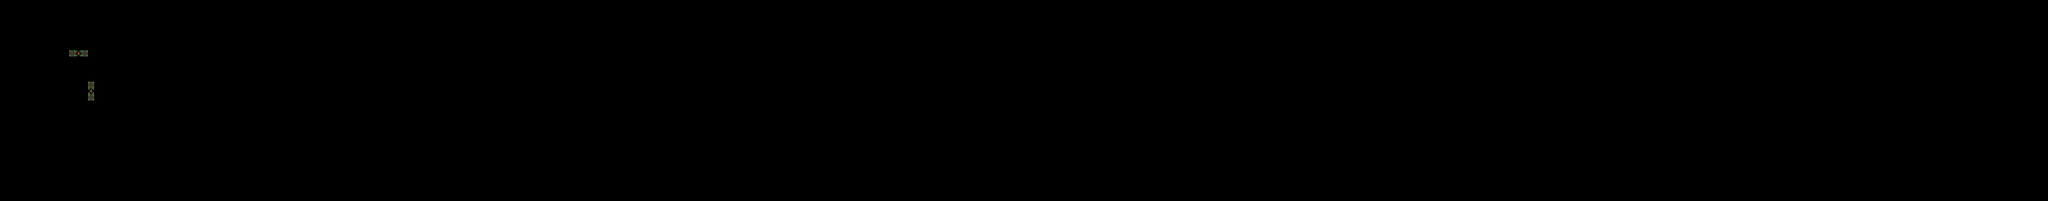

This game map was drawn from its Tiled (.tmx) file and the tilesets committed beside it. A one-line description and the trimmed map source follow:
An orthogonal 326x32 tile map with 16x16 px tiles, 4 tile layers (input_dirt, output_dirt, regions_input, regions_output), 2 tilesets.

<map version="1.5" tiledversion="1.7.2" orientation="orthogonal" renderorder="right-down" width="326" height="32" tilewidth="16" tileheight="16" infinite="0" nextlayerid="10" nextobjectid="1">
 <tileset firstgid="1" name="Village5" tilewidth="16" tileheight="16" tilecount="704" columns="32">
  <image source="../../../assets/Tile/Village5.png" width="512" height="352" />
  <wangsets>
   <wangset name="Dirt2" type="mixed" tile="-1">
    <wangcolor name="" color="#ff0000" tile="-1" probability="1" />
    <wangtile tileid="200" wangid="0,0,1,1,1,0,0,0" />
    <wangtile tileid="202" wangid="0,0,1,1,1,1,1,0" />
    <wangtile tileid="203" wangid="0,0,0,0,1,1,1,0" />
    <wangtile tileid="232" wangid="1,1,0,0,0,0,0,0" />
    <wangtile tileid="234" wangid="1,1,0,0,0,0,0,1" />
    <wangtile tileid="235" wangid="1,0,0,0,0,0,0,1" />
    <wangtile tileid="264" wangid="1,1,1,1,1,0,0,0" />
    <wangtile tileid="266" wangid="1,1,1,1,1,1,1,1" />
    <wangtile tileid="267" wangid="1,0,0,0,1,1,1,1" />
    <wangtile tileid="296" wangid="1,1,1,0,0,0,0,0" />
    <wangtile tileid="298" wangid="1,1,1,0,0,0,1,1" />
    <wangtile tileid="299" wangid="1,0,0,0,0,0,1,1" />
   </wangset>
   <wangset name="Dirt3" type="mixed" tile="-1">
    <wangcolor name="" color="#ff0000" tile="-1" probability="1" />
    <wangcolor name="" color="#00ff00" tile="-1" probability="1" />
    <wangcolor name="" color="#0000ff" tile="-1" probability="1" />
    <wangtile tileid="200" wangid="0,0,3,3,3,0,0,0" />
    <wangtile tileid="201" wangid="0,0,3,3,3,3,3,0" />
    <wangtile tileid="203" wangid="0,0,0,0,3,3,3,0" />
    <wangtile tileid="232" wangid="3,3,1,1,1,0,0,0" />
    <wangtile tileid="233" wangid="3,3,1,1,1,1,1,3" />
    <wangtile tileid="235" wangid="3,0,0,0,1,1,1,3" />
    <wangtile tileid="264" wangid="1,1,2,2,2,0,0,0" />
    <wangtile tileid="265" wangid="1,1,2,2,2,2,2,1" />
    <wangtile tileid="267" wangid="1,0,0,0,2,2,2,1" />
    <wangtile tileid="296" wangid="2,2,2,0,0,0,0,0" />
    <wangtile tileid="297" wangid="2,2,2,0,0,0,2,2" />
    <wangtile tileid="299" wangid="2,0,0,0,0,0,2,2" />
   </wangset>
   <wangset name="Dirt4" type="mixed" tile="-1">
    <wangcolor name="" color="#ff0000" tile="-1" probability="1" />
    <wangtile tileid="205" wangid="0,0,1,1,1,0,0,0" />
    <wangtile tileid="206" wangid="0,0,1,1,1,1,1,0" />
    <wangtile tileid="207" wangid="0,0,1,1,1,1,1,0" />
    <wangtile tileid="208" wangid="0,0,0,0,1,1,1,0" />
    <wangtile tileid="237" wangid="1,1,1,1,1,0,0,0" />
    <wangtile tileid="238" wangid="1,1,1,1,1,1,1,1" />
    <wangtile tileid="239" wangid="1,1,1,1,1,1,1,1" />
    <wangtile tileid="240" wangid="1,0,0,0,1,1,1,1" />
    <wangtile tileid="269" wangid="1,1,1,1,1,0,0,0" />
    <wangtile tileid="270" wangid="1,1,1,1,1,1,1,1" />
    <wangtile tileid="271" wangid="1,1,1,1,1,1,1,1" />
    <wangtile tileid="272" wangid="1,0,0,0,1,1,1,1" />
    <wangtile tileid="296" wangid="1,1,1,0,0,0,0,0" />
    <wangtile tileid="297" wangid="1,1,1,0,0,0,1,1" />
    <wangtile tileid="298" wangid="1,1,1,0,0,0,1,1" />
    <wangtile tileid="299" wangid="1,0,0,0,0,0,1,1" />
   </wangset>
   <wangset name="dirttop" type="corner" tile="-1">
    <wangcolor name="" color="#ff0000" tile="-1" probability="1" />
    <wangcolor name="" color="#00ff00" tile="-1" probability="1" />
    <wangcolor name="" color="#0000ff" tile="-1" probability="1" />
    <wangtile tileid="205" wangid="0,0,1,1,1,0,0,0" />
    <wangtile tileid="206" wangid="0,0,1,1,1,1,1,0" />
    <wangtile tileid="207" wangid="0,0,1,1,1,1,1,0" />
    <wangtile tileid="208" wangid="0,0,0,0,1,1,1,0" />
    <wangtile tileid="237" wangid="1,0,1,1,1,0,0,0" />
    <wangtile tileid="238" wangid="1,0,1,1,1,1,1,0" />
    <wangtile tileid="239" wangid="1,1,1,1,1,1,1,1" />
    <wangtile tileid="240" wangid="1,0,0,0,1,1,1,1" />
    <wangtile tileid="269" wangid="1,1,1,0,0,0,0,0" />
    <wangtile tileid="270" wangid="1,1,1,0,0,0,1,1" />
    <wangtile tileid="271" wangid="1,1,1,0,0,0,1,1" />
    <wangtile tileid="272" wangid="1,0,0,0,0,0,1,1" />
   </wangset>
   <wangset name="Unnamed Set" type="corner" tile="238">
    <wangcolor name="" color="#ff0000" tile="-1" probability="1" />
    <wangtile tileid="205" wangid="0,0,0,1,0,0,0,0" />
    <wangtile tileid="206" wangid="0,0,0,1,0,1,0,0" />
    <wangtile tileid="207" wangid="0,0,0,1,0,1,0,0" />
    <wangtile tileid="208" wangid="0,0,0,0,0,1,0,0" />
    <wangtile tileid="237" wangid="0,1,0,0,0,0,0,0" />
    <wangtile tileid="238" wangid="0,1,0,0,0,0,0,1" />
    <wangtile tileid="239" wangid="0,1,0,0,0,0,0,1" />
    <wangtile tileid="240" wangid="0,0,0,0,0,0,0,1" />
   </wangset>
  </wangsets>
 </tileset>
 <tileset firstgid="705" source="../../../assets/Tile/Dirt1.tsx" />
 <layer id="2" name="input_dirt" width="326" height="32">
  <properties>
   <property name="StrictEmpty" type="bool" value="true" />
  </properties>
  <data>[10432 cells, 6 non-empty, 2 distinct tile ids]</data>
 </layer>
 <layer id="3" name="output_dirt" width="326" height="32">
  <data>[10432 cells, 2 non-empty, 2 distinct tile ids]</data>
 </layer>
 <layer id="4" name="regions_input" width="326" height="32">
  <data>[10432 cells, 6 non-empty, 1 distinct tile ids]</data>
 </layer>
 <layer id="1" name="regions_output" width="326" height="32">
  <data>[10432 cells, 2 non-empty, 1 distinct tile ids]</data>
 </layer>
</map>
